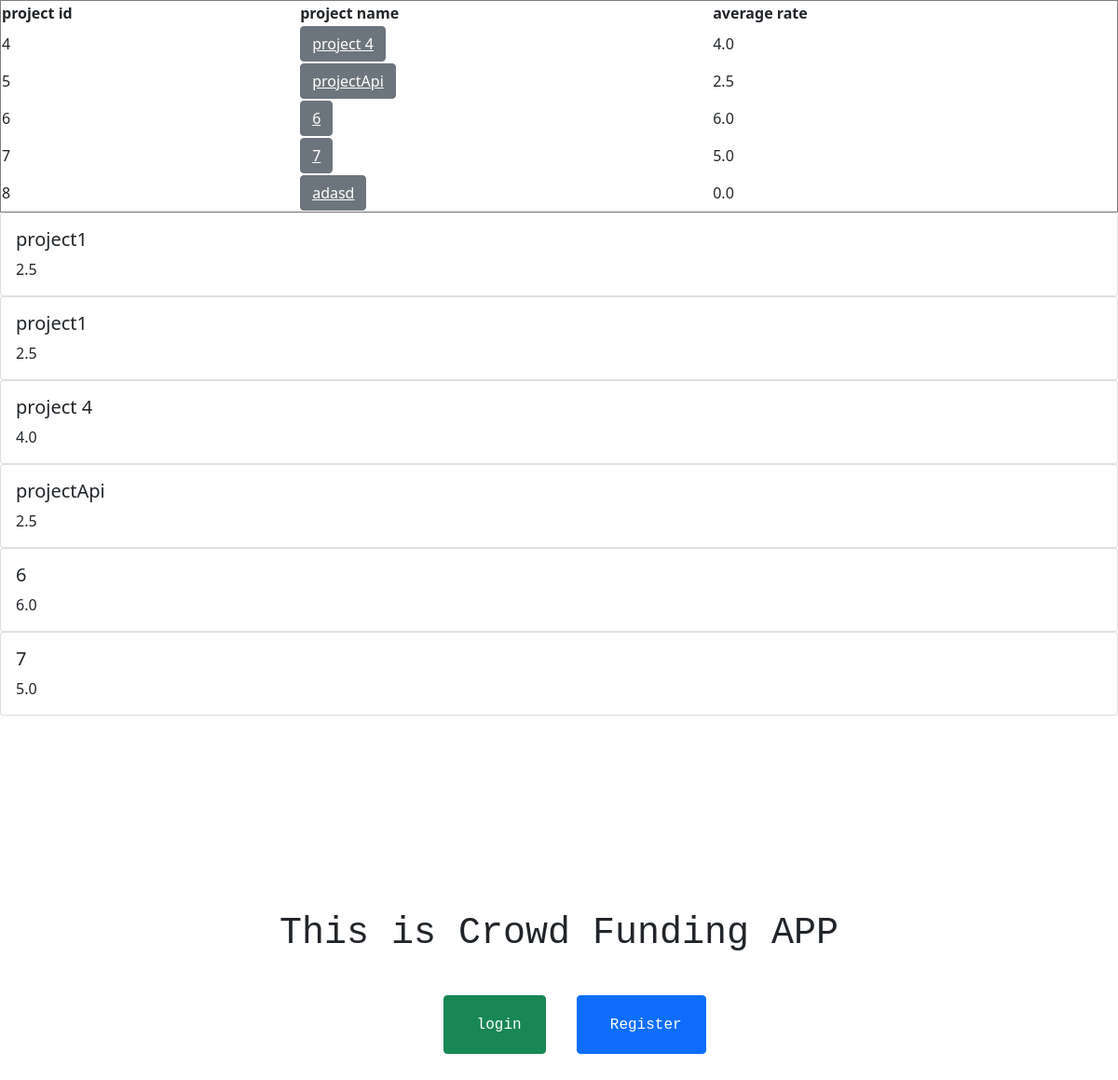
Before: / with the older database file.
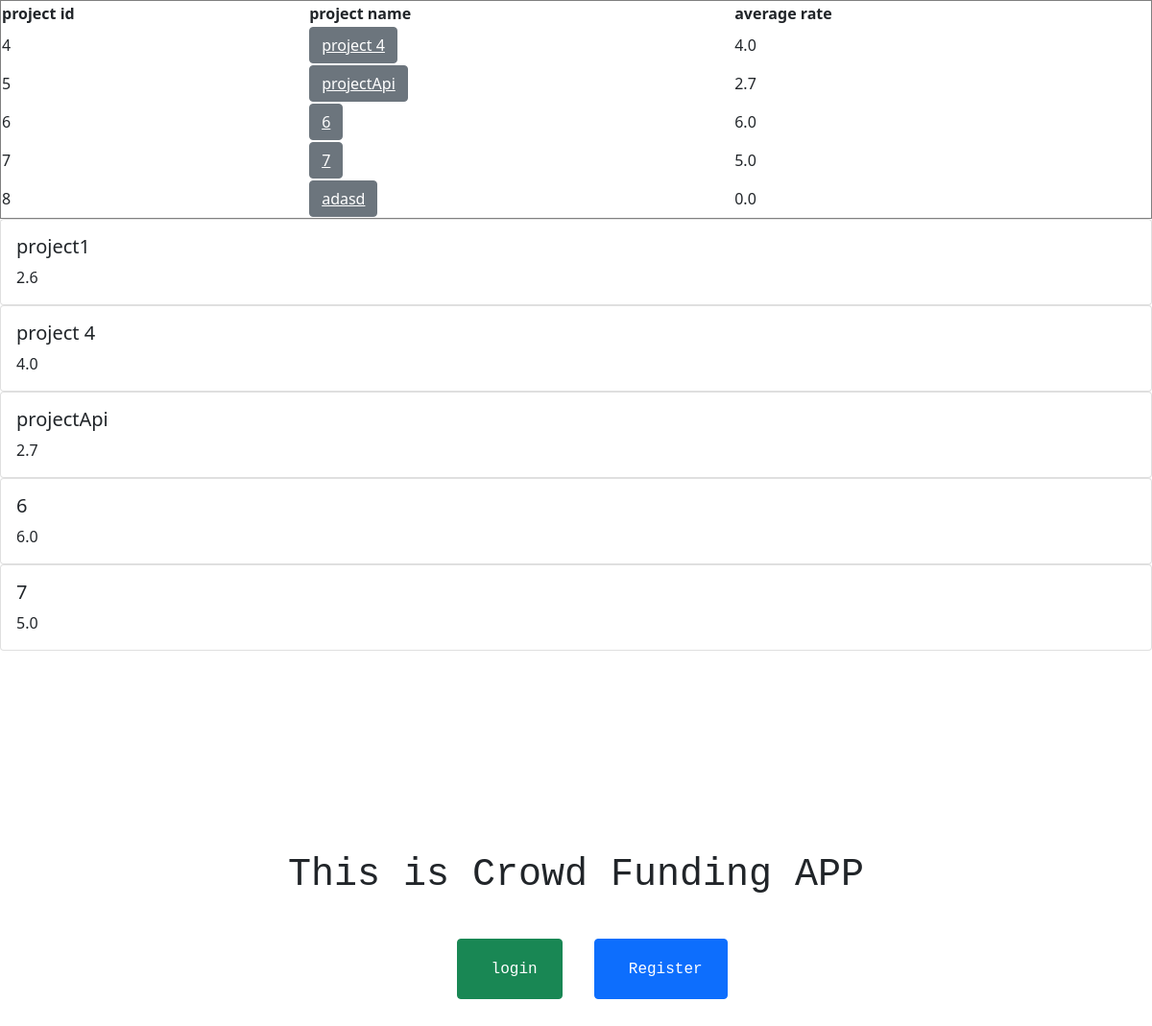
After: the same page with the newer database file.
### projectApp/models.py (models this page shows)
class Projects(models.Model):
    project_id = models.AutoField(primary_key=True)
    title = models.CharField(max_length=50)
    project_details = models.CharField(max_length=500)
    total_target = models.IntegerField()
    total_donations = models.IntegerField(default=0)
    avg_rate = models.FloatField(default=0)
    start_date = models.DateField()
    end_date = models.DateField()
    tag = models.CharField(max_length=6, choices=Tags_CHOICES, default='tag1')
    category = models.CharField(max_length=6, choices=CATEGORY_CHOICES, default='cat1')
    def __str__(self):
        return self.title

### projectApp/views.py (the view)
# urls.py: path('',projectApp.views.viewLatest, name="home"),
def viewLatest(request):
    latestProjects = Projects.objects.all().order_by('-project_id')[:5][::-1]
    highestRate = Projects.objects.filter(
    avg_rate__gte=Projects.objects.order_by('-avg_rate')[4].avg_rate
)
    print(highestRate)
    return render(request, 'project/home.html', {'latestProjects': latestProjects, 'highestRate':highestRate})

### templates/project/home.html (shortened to what this page needs)
{% extends "base.html" %}
{% block name %}
<table border="1" width="100%">
 <tr>
        <th> project id </th>
        <th> project name </th>
        <th> average rate  </th>
 {% for project in latestProjects %}
<tr>
<a>
        <td>{{ project.project_id }}</td>
        <td><button class="btn btn-secondary" ><a class="link" style="color: white" href="{% url 'projectdetails' project.project_id %}">{{ project.title }}</a></button></td>
        <td>{{ project.avg_rate }}</td>
     <td>
     </a>
 {% endfor %}
</table>
{% for project in highestRate %}
<div class="card-columns">
<div class="card  style="width: 18rem;">
  <div class="card-body">
    <h5 class="card-title">{{ project.title }}</h5>
    <p class="card-text">{{project.avg_rate}} </p>
  </div>
</div>
</div>{% endfor %}
{% endblock name %}

### templates/base.html (shortened to what this page needs)
<!DOCTYPE html>
<html lang="en">
<head>
    <link href="https://cdn.jsdelivr.net/npm/bootstrap@5.1.3/dist/css/bootstrap.min.css" rel="stylesheet"
>
</head>
<body>
{% block name %}{% endblock name %}
<pre>
{% if  not user.is_authenticated %}
    <h1 class="nav justify-content-center">This is Crowd Funding APP</h1>
<div class="nav justify-content-center">
    <button class="btn btn-success  justify-content-center "> <a class="btn " style="color: white" href="{% url 'login'%}">login</a></button><br>
    <button class="btn btn-primary  justify-content-center "> <a class="btn" style="color: white" href="{% url 'sign'%}">Register</a></button>
</div>
{% endif %}
</pre>
</body>
</html>

Changed rows visible on the page:
no longer on this page (row unchanged): Projects: title "project1", avg_rate "2.5"
changed Projects "projectApi": avg_rate "2.5" → "2.7"
changed Projects "project1": avg_rate "2.5" → "2.6"
